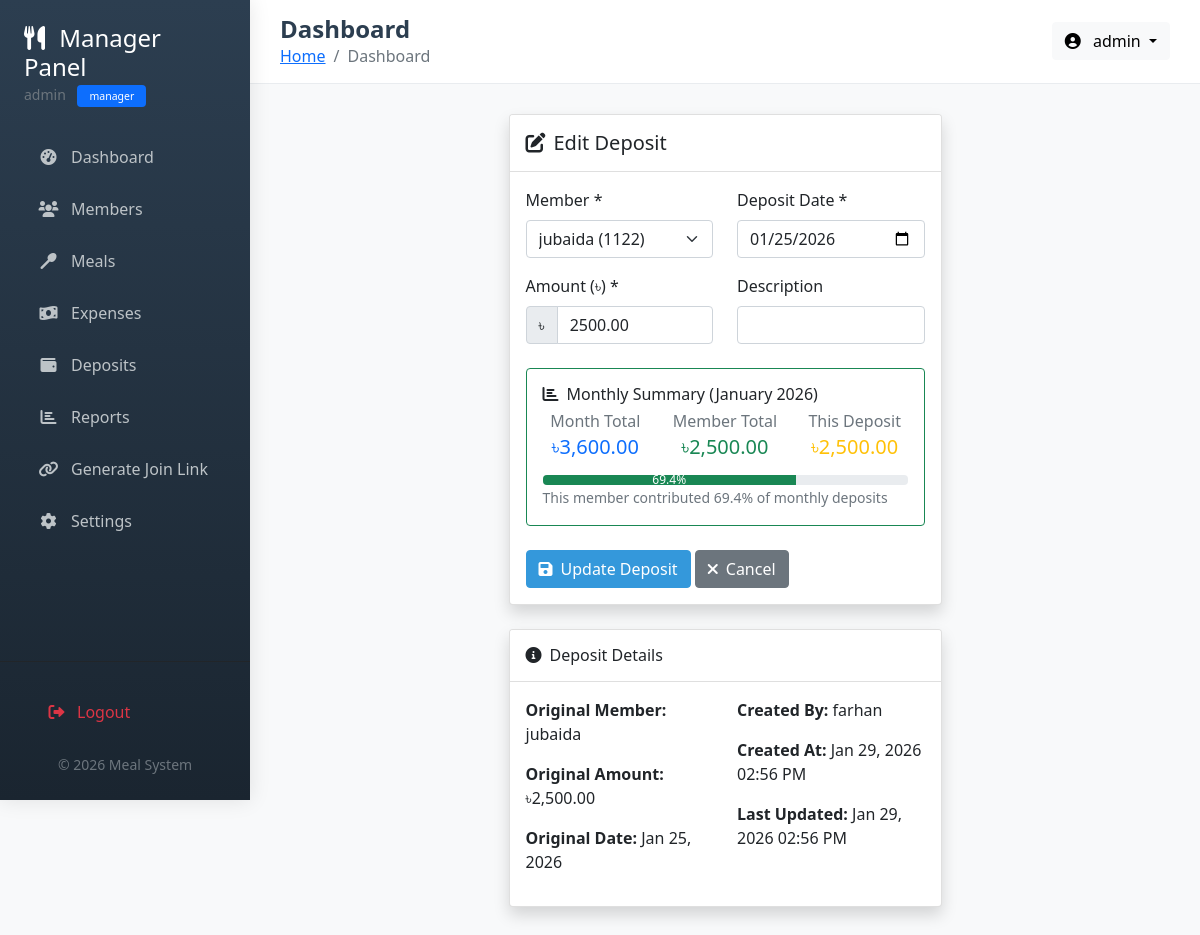
The app's page /manager/edit_deposit.php?id=17 (signed in) with its own data.
### tables this page shows
CREATE TABLE `deposits` (
  `deposit_id` int(11) NOT NULL,
  `member_id` int(11) NOT NULL,
  `amount` decimal(10,2) NOT NULL,
  `deposit_date` date NOT NULL,
  `description` varchar(255) DEFAULT NULL,
  `created_by` int(11) DEFAULT NULL,
  `created_at` timestamp NOT NULL DEFAULT current_timestamp(),
  `updated_at` timestamp NULL DEFAULT NULL
);

CREATE TABLE `members` (
  `member_id` int(11) NOT NULL,
  `name` varchar(100) NOT NULL,
  `phone` varchar(20) DEFAULT NULL,
  `email` varchar(100) DEFAULT NULL,
  `join_date` date NOT NULL,
  `status` enum('active','inactive') DEFAULT 'active',
  `created_by` int(11) DEFAULT NULL,
  `join_token` varchar(100) DEFAULT NULL,
  `token_expiry` datetime DEFAULT NULL,
  `created_at` timestamp NOT NULL DEFAULT current_timestamp()
);

CREATE TABLE `users` (
  `user_id` int(11) NOT NULL,
  `username` varchar(50) NOT NULL,
  `email` varchar(100) NOT NULL,
  `password` varchar(255) NOT NULL,
  `role` enum('manager','member') NOT NULL DEFAULT 'member',
  `member_id` int(11) DEFAULT NULL,
  `last_login` datetime DEFAULT NULL,
  `created_at` timestamp NOT NULL DEFAULT current_timestamp(),
  `is_active` tinyint(1) DEFAULT 1
);

### config/database.php (called while the page is built, shortened)
<?php
function getConnection() {
    static $conn = null;
    if ($conn === null) {
        $conn = mysqli_connect(DB_HOST, DB_USER, DB_PASS);
        mysqli_set_charset($conn, "utf8mb4");
    }
    return $conn;
}
?>

### includes/functions.php (called while the page is built, shortened)
<?php
require_once __DIR__ . '/../config/database.php';
class Functions {
    public function formatCurrency($amount) {
        return '৳' . number_format($amount, 2);
    }
    public function formatDate($date_string) {
        return date('M d, Y', strtotime($date_string));
    }
}
?>

### manager/edit_deposit.php (the view, shortened to what this page needs)
<?php
require_once '../includes/functions.php';
require_once '../includes/header.php';
$functions = new Functions();
$conn = getConnection();
$deposit_id = intval($_GET['id']);
$sql = "SELECT d.*, m.name as member_name, u.username as created_by_name
        FROM deposits d
        JOIN members m ON d.member_id = m.member_id
        LEFT JOIN users u ON d.created_by = u.user_id
        WHERE d.deposit_id = ?";
$stmt = mysqli_prepare($conn, $sql);
mysqli_stmt_bind_param($stmt, "i", $deposit_id);
mysqli_stmt_execute($stmt);
$result = mysqli_stmt_get_result($stmt);
$deposit = mysqli_fetch_assoc($result);
$members_sql = "SELECT * FROM members WHERE status = 'active' ORDER BY name";
$members_result = mysqli_query($conn, $members_sql);
$all_members = mysqli_fetch_all($members_result, MYSQLI_ASSOC);
$month = date('m', strtotime($deposit['deposit_date']));
$year = date('Y', strtotime($deposit['deposit_date']));
$month_start = "$year-$month-01";
$month_end = date('Y-m-t', strtotime($month_start));
$month_sql = "SELECT SUM(amount) as month_total FROM deposits WHERE deposit_date BETWEEN ? AND ?";
$month_stmt = mysqli_prepare($conn, $month_sql);
mysqli_stmt_bind_param($month_stmt, "ss", $month_start, $month_end);
mysqli_stmt_execute($month_stmt);
$month_result = mysqli_stmt_get_result($month_stmt);
$month_total = mysqli_fetch_assoc($month_result);
$member_month_sql = "SELECT SUM(amount) as member_month_total
                     FROM deposits
                     WHERE member_id = ? AND deposit_date BETWEEN ? AND ?";
$member_month_stmt = mysqli_prepare($conn, $member_month_sql);
mysqli_stmt_bind_param($member_month_stmt, "iss", $deposit['member_id'], $month_start, $month_end);
mysqli_stmt_execute($member_month_stmt);
$member_month_result = mysqli_stmt_get_result($member_month_stmt);
$member_month_total = mysqli_fetch_assoc($member_month_result);
?>
<div class="row">
    <div class="col-lg-6 mx-auto">
        <div class="card shadow">
            <div class="card-header bg-white py-3">
                <h5 class="mb-0"><i class="fas fa-edit me-2"></i>Edit Deposit</h5>
            </div>
            <div class="card-body">
                <form method="POST" action="">
                    <div class="row mb-3">
                        <div class="col-md-6">
                            <label for="member_id" class="form-label">Member *</label>
                            <select class="form-select" id="member_id" name="member_id" required>
                                <?php foreach ($all_members as $member): ?>
                                <option value="<?php echo $member['member_id']; ?>"
                                        <?php echo $member['member_id'] == $deposit['member_id'] ? 'selected' : ''; ?>>
                                    <?php echo htmlspecialchars($member['name']); ?>
                                    <?php if ($member['phone']): ?> (<?php echo $member['phone']; ?>)<?php endif; ?>
                                </option>
                                <?php endforeach; ?>
                            </select>
                        </div>
                        <div class="col-md-6">
                            <label for="deposit_date" class="form-label">Deposit Date *</label>
                            <input type="date" class="form-control" id="deposit_date" name="deposit_date"
                                   value="<?php echo $deposit['deposit_date']; ?>" required>
                        </div>
                    </div>
                    <div class="row mb-4">
                        <div class="col-md-6">
                            <label for="amount" class="form-label">Amount (৳) *</label>
                            <div class="input-group">
                                <span class="input-group-text">৳</span>
                                <input type="number" class="form-control" id="amount" name="amount"
                                       step="0.01" min="0.01" value="<?php echo $deposit['amount']; ?>" required>
                            </div>
                        </div>
                        <div class="col-md-6">
                            <label for="description" class="form-label">Description</label>
                            <input type="text" class="form-control" id="description" name="description"
                                   value="<?php echo htmlspecialchars($deposit['description']); ?>">
                        </div>
                    </div>
                    <div class="card border-success mb-4">
                        <div class="card-body">
                            <h6><i class="fas fa-chart-bar me-2"></i>Monthly Summary (<?php echo date('F Y', strtotime($deposit['deposit_date'])); ?>)</h6>
                            <div class="row">
                                <div class="col-4">
                                    <div class="text-center">
                                        <h6 class="text-muted mb-1">Month Total</h6>
                                        <h5 class="text-primary"><?php echo $functions->formatCurrency($month_total['month_total'] ?: 0); ?></h5>
                                    </div>
                                </div>
                                <div class="col-4">
                                    <div class="text-center">
                                        <h6 class="text-muted mb-1">Member Total</h6>
                                        <h5 class="text-success"><?php echo $functions->formatCurrency($member_month_total['member_month_total'] ?: 0); ?></h5>
                                    </div>
                                </div>
                                <div class="col-4">
                                    <div class="text-center">
                                        <h6 class="text-muted mb-1">This Deposit</h6>
                                        <h5 class="text-warning"><?php echo $functions->formatCurrency($deposit['amount']); ?></h5>
                                    </div>
                                </div>
                            </div>
                            <?php if ($month_total['month_total'] > 0): ?>
                            <div class="mt-2">
                                <div class="progress" style="height: 10px;">
                                    <?php
                                    $member_percentage = ($member_month_total['member_month_total'] / $month_total['month_total']) * 100;
                                    ?>
                                    <div class="progress-bar bg-success" role="progressbar"
                                         style="width: <?php echo $member_percentage; ?>%;"
                                         aria-valuenow="<?php echo $member_percentage; ?>"
                                         aria-valuemin="0" aria-valuemax="100">
                                        <?php echo number_format($member_percentage, 1); ?>%
                                    </div>
                                </div>
                                <small class="text-muted">This member contributed <?php echo number_format($member_percentage, 1); ?>% of monthly deposits</small>
                            </div>
                            <?php endif; ?>
                        </div>
                    </div>
                    <div class="mt-4">
                        <button type="submit" class="btn btn-primary">
                            <i class="fas fa-save me-2"></i>Update Deposit
                        </button>
                        <a href="deposits.php" class="btn btn-secondary">
                            <i class="fas fa-times me-2"></i>Cancel
                        </a>
                    </div>
                </form>
            </div>
        </div>
        <div class="card shadow mt-4">
            <div class="card-header bg-white py-3">
                <h6 class="mb-0"><i class="fas fa-info-circle me-2"></i>Deposit Details</h6>
            </div>
            <div class="card-body">
                <div class="row">
                    <div class="col-md-6">
                        <p><strong>Original Member:</strong> <?php echo htmlspecialchars($deposit['member_name']); ?></p>
                        <p><strong>Original Amount:</strong> <?php echo $functions->formatCurrency($deposit['amount']); ?></p>
                        <p><strong>Original Date:</strong> <?php echo $functions->formatDate($deposit['deposit_date']); ?></p>
                    </div>
                    <div class="col-md-6">
                        <p><strong>Created By:</strong> <?php echo $deposit['created_by_name'] ?: 'System'; ?></p>
                        <p><strong>Created At:</strong> <?php echo date('M d, Y h:i A', strtotime($deposit['created_at'])); ?></p>
                        <?php
                        $show_updated = isset($deposit['updated_at']) &&
                                       !empty($deposit['updated_at']) &&
                                       $deposit['updated_at'] !== null &&
                                       strtotime($deposit['updated_at']) > 0 &&
                                       $deposit['created_at'] != $deposit['updated_at'];
                        if ($show_updated):
                        ?>
                        <p><strong>Last Updated:</strong> <?php echo date('M d, Y h:i A', strtotime($deposit['updated_at'])); ?></p>
                        <?php endif; ?>
                    </div>
                </div>
            </div>
        </div>
    </div>
</div>
<?php
require_once '../includes/footer.php';
?>

### includes/header.php (style rules this page uses)
:root { --primary-color: #2c3e50; --secondary-color: #3498db; --success-color: #27ae60; --warning-color: #f39c12; --danger-color: #e74c3c; }
body { font-family: 'Segoe UI', Tahoma, Geneva, Verdana, sans-serif; background-color: #f8f9fa; min-height: 100vh; }
.btn-primary { background-color: var(--secondary-color); border-color: var(--secondary-color); }

### records on screen
deposits: member_id "jubaida (1122)", deposit_date "01/25/2026", amount "2500.00", deposit_date "January 2026", amount "৳2,500.00", member.name "jubaida", deposit_date "Jan 25, 2026", created_by.username "farhan", created_at "Jan 29, 2026 02:56 PM", updated_at "Jan 29, 2026 02:56 PM"

### other values on screen
$_SESSION['username'] "admin"
$_SESSION['role'] "manager"
$page_title "Dashboard"
$functions->formatCurrency($month_total['month_total'] ?: 0) "৳3,600.00"
$member_percentage "69.4"
